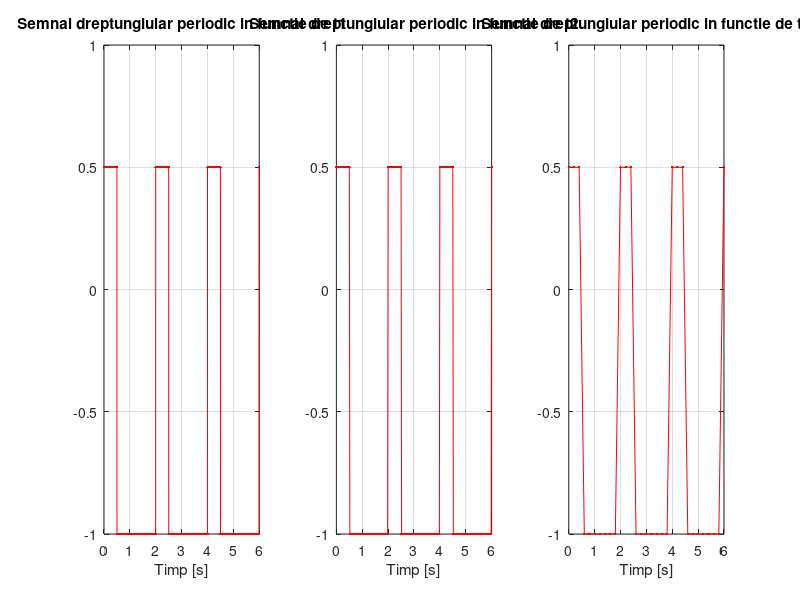
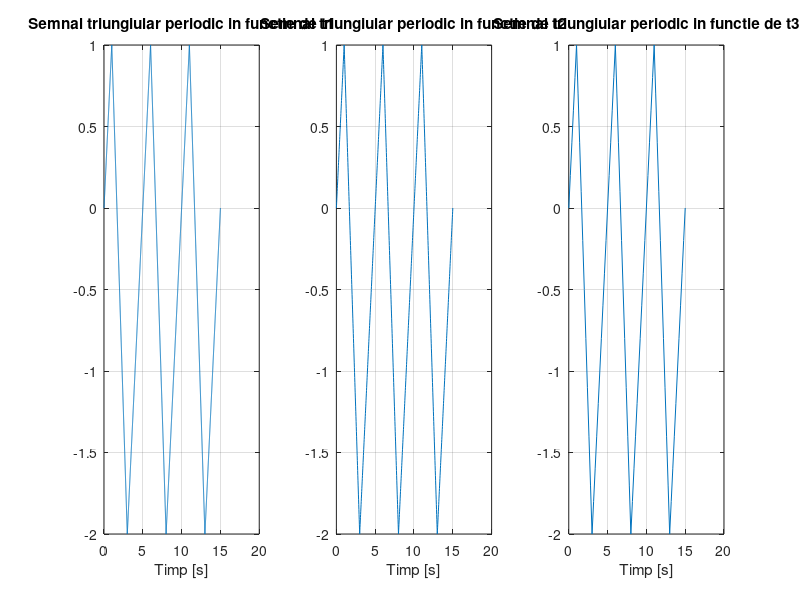
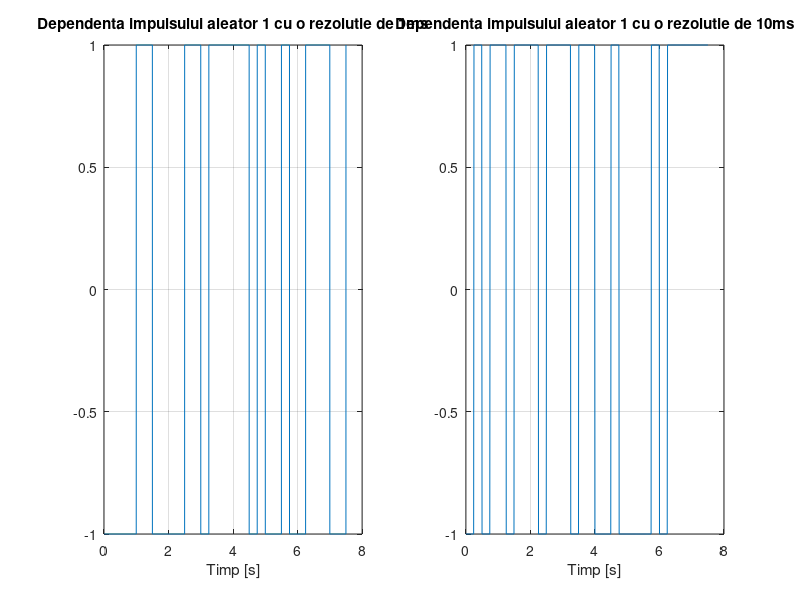
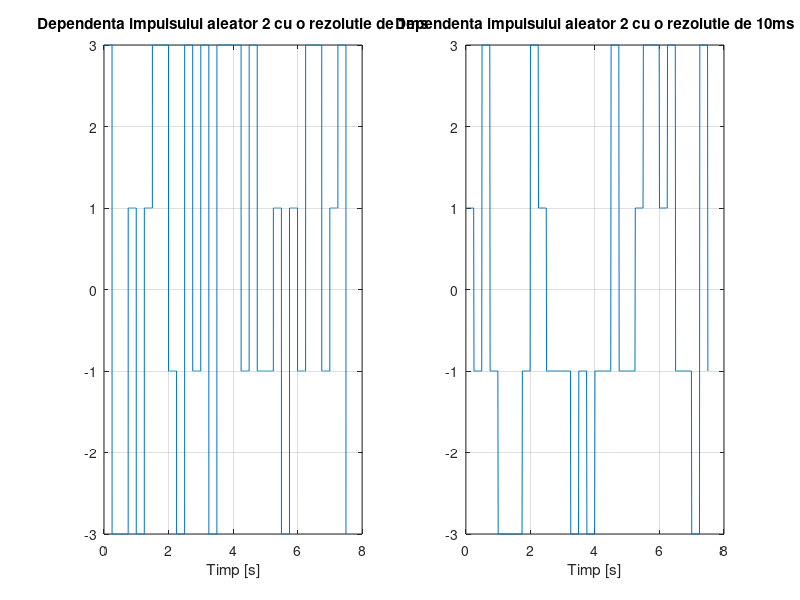

The MATLAB script that drew these images, in order:
%Am scris toata tema intr-un singur program Matlab. Prima figura corespunde
%cerintei 1, cea de-a doua corespunde cerintei 2, urmatoarele patru
%corespund cerintei 3, cea de-a saptea corespunde cerintei 4, iar cea de-a
%opta corespunde cerintei 5.
%La primele doua cerinte apar erori legate de indexare intru-cat am
%modifica voit i-ul cu care am apelat for-ul in interiorul for-ului. Am
%facut acest lucru pentru a nu mai introduce inca o variabila suplimentara
%si pentru ca am vazut ca matlabul nu genereaza eroare din acest motiv.
%Pentru cel de-al doilea punct am utilizat calculul matematic de mana pe
%care l-am introdus apoi in matlab.

%Cea de-a treia parte este mult mai voluminoasa decat celelalte intru-cat
%nu am vrut sa folosesc vro functie specifica matlab ci am dezvoltat
%prorpiul algoritm. Am generat intai un vector cu dimensiunea egala cu
%numarul total de puncte de pe axa timpului, dupa care am generat din
%perioada in perioada un numar aleator dintre cele dorite utilizand functia
%randi si aplicandu-i apoi cateva constrangeri, dupa care am umplut spatiul
%dintre aceste puncte pentru ca functia sa isi pastreze aceeasi valoare pe
%durata unei perioade. Totodata am folosit in interiorul unor if-uri un if
%de care nu am mai avut nevoie si l-am comentat.
%La ultimele doua puncte am aplicat doar anumite functii matematice.
%Nu am pus accent pe culoarea, denumirea sau alte aspecte estetice ale
%graficelor si nici nu am tinut sa fac un algoritm cat mai optimizat si
%importabil. As fi putut sa atribui unor variabile o serie de valori ce
%le-am folosit ca atare dar nu am considera a fi necesar acest lucru.
%Am folosit clear la fiecare sfarsit de program.













%Punctul 1:

T=2;
t1=0:0.002:6;
s1=zeros(1,length(t1));
%Construim semnalul printr-o functie for
j=0;
for i=2:0.002:8
    
        j=j+1;
    c=floor(i/T);
        i=i-c*T;
        
    if(i<=T/4)
       s1(1,j)=0.5;
    else
        s1(1,j)=-1;
    end
end

t2=0:0.02:6;
s2=zeros(1,length(t2));
j=0;
for i=2:0.02:8
    
        j=j+1;
    c=floor(i/T);
        i=i-c*T;
        
    if(i<=T/4)
       s2(1,j)=0.5;
    else
        s2(1,j)=-1;
    end
end

t3=0:0.2:6;
s3=zeros(1,length(t3));
j=0;
for i=2:0.2:8
    
        j=j+1;
    c=floor(i/T);
        r=i-c*T;
        
    if(r<=T/4)
       s3(1,j)=0.5;
    else
        s3(1,j)=-1;
    end
end

figure (1)

subplot(1,3,1), plot(t1,s1,'.-r'),xlabel('Timp [s]'),grid,title('Semnal dreptungiular periodic in functie de t1')

subplot(1,3,2), plot(t2,s2,'.-r'),xlabel('Timp [s]'),grid,title('Semnal dreptungiular periodic in functie de t2')

subplot(1,3,3), plot(t3,s3,'.-r'),xlabel('Timp [s]'),grid,title('Semnal dreptungiular periodic in functie de t3')

%Am luat tot doar 3 perioade pentru a putea observa diferentele dintre
%grafice. Intru-cat rezolutia celui de-al treilea grafic este foarte
%scazuta acesta nu mai prezinta o scadere brusca de la 1 la -0.5.


clear

%Punctul b: Consideram ca panta este egala cu +1V/s la dreapta ce
%corespunde urcarii semnalului triunghiular. Vom folosi formulele
%matematice urmatoare: (y-y0)=m(x-x0) (ecuatia dreptei formata dintr-un
%punct si panta) o vom folosi pentru a afla ecuatia dreptei de urcare, iar
%(y-y1)/(y2-y1)=(x-x1)/(x2-x1) (Ecuatia dreptei foramta din doua puncte)
%pentru a afla ecuatia dreptei de coborare. 
%Vom considera ca graficul trece prin origine pe partea crescatoare a
%graficului. Ca si puncte pentru (x1,y1) si (x2,y2) le vom lua ca fiind
%(1,1) si (3,-2).

T=5;
m=1;

t1=0:0.002:15;
t2=0:0.02:15;
t3=0:0.2:15;

s1=zeros(1,length(t1));
s2=zeros(1,length(t2));
s3=zeros(1,length(t3));

j=0;

for i=5:0.002:20
    j=j+1;
    r=j-1;
    c=floor(i/T);
    i=i-c*T;
    if(j==1)
        s1(1,j)=m*(t1(1,j)-0)+0;
    else if (i<=1)
            s1(1,j)=m*(t1(1,j)-0)+0-5*(c-1);
            %Am adunca 5*(c-1) pentru a modela si celelalte perioade
        else if (i>=3)
                s1(1,j)=m*(t1(1,j)-0)+0-5*c;
            else if(i>1&&i<3&&c==1)
            s1(1,j)=(-2-1)*((t1(1,j)-1)/(3-1))+1-5*(c-1);
                else
                    s1(1,j)=(-2-1)*((t1(1,j)-1)/(3-1))+1+(7.5*(c-1));
                end
            end
        end
    end
end



j=0;

for i=5:0.02:20
    j=j+1;
    r=j-1;
    c=floor(i/T);
    i=i-c*T;
    if(j==1)
        s2(1,j)=m*(t2(1,j)-0)+0;
    else if (i<=1)
            s2(1,j)=m*(t2(1,j)-0)+0-5*(c-1);
        else if (i>=3)
                s2(1,j)=m*(t2(1,j)-0)+0-5*c;
            else if(i>1&&i<3&&c==1)
            s2(1,j)=(-2-1)*((t2(1,j)-1)/(3-1))+1-5*(c-1);
                else
                    s2(1,j)=(-2-1)*((t2(1,j)-1)/(3-1))+1+(7.5*(c-1));
                end
            end
        end
    end
end



j=0;

for i=5:0.2:20
    j=j+1;
    r=j-1;
    c=floor(i/T);
    i=i-c*T;
    if(j==1)
        s3(1,j)=m*(t3(1,j)-0)+0;
    else if (i<=1)
            s3(1,j)=m*(t3(1,j)-0)+0-5*(c-1);
        else if (i>=3)
                s3(1,j)=m*(t3(1,j)-0)+0-5*c;
            else if(i>1&&i<3&&c==1)
            s3(1,j)=(-2-1)*((t3(1,j)-1)/(3-1))+1-5*(c-1);
                else
                    s3(1,j)=(-2-1)*((t3(1,j)-1)/(3-1))+1+(7.5*(c-1));
                end
            end
        end
    end
end



figure (2)

subplot(1,3,1),plot(t1,s1),grid,xlabel('Timp [s]'),title('Semnal triungiular periodic in functie de t1')
subplot(1,3,2),plot(t2,s2),grid,xlabel('Timp [s]'),title('Semnal triungiular periodic in functie de t2')
subplot(1,3,3),plot(t3,s3),grid,xlabel('Timp [s]'),title('Semnal triungiular periodic in functie de t3')


clear

%Punctul 3:  Precum in exercitiul 6, fiecare nivel durat 0.25 de secunde
%O sa luam 30 de astfel de nivele

T=0.25;
%Schimbam paul deoarece nu se va suprapune peste punctele necesare in care
%ar trebui sa generam valori aleatoare. Totodata vom lua doar 2 rezolutii.
t1=0:0.001:7.5;
t2=0:0.01:7.5;

n1=length(t1);
n2=length(t2);

s11=zeros(1,n1);
s12=zeros(1,n2);

s21=zeros(1,n1);
s22=zeros(1,n2);

s31=zeros(1,n1);
s32=zeros(1,n2);

s41=zeros(1,n1);
s42=zeros(1,n2);

for i=1:250:n1
    
    s11(1,i)=randi([-1,1],1);
    while(s11(1,i)==0)
        s11(1,i)=randi([-1,1],1);
    end
end

for i=1:25:n2
    
    s12(1,i)=randi([-1,1],1);
    while(s12(1,i)==0)
        s12(1,i)=randi([-1,1],1);
    end
end

for i=1:250:n1
    
    s21(1,i)=randi([-3,3],1);
    while(s21(1,i)==0 || s21(1,i)==-2 || s21(1,i)==2)
        s21(1,i)=randi([-3,3],1);
    end
end

for i=1:25:n2
    
    s22(1,i)=randi([-3,3],1);
    while(s22(1,i)==0 || s22(1,i)==-2 || s22(1,i)==2)
        s22(1,i)=randi([-3,3],1);
    end
end

for i=1:250:n1
    
    s31(1,i)=randi([-5,5],1);
    while(s31(1,i)==0 || s31(1,i)==-2 || s31(1,i)==2 || s31(1,i)==4|| s31(1,i)==-4)
        s31(1,i)=randi([-5,5],1);
    end
end

for i=1:25:n2
    
    s32(1,i)=randi([-5,5],1);
    while(s32(1,i)==0 || s32(1,i)==-2 || s32(1,i)==2 || s32(1,i)==4 || s32(1,i)==-4)
        s32(1,i)=randi([-5,5],1);
    end
end



for i=1:250:n1
    
    s41(1,i)=randi([-7,7],1);
    while(s41(1,i)==0 || s41(1,i)==-2 || s41(1,i)==2 || s41(1,i)==4|| s41(1,i)==-4 || s41(1,i)==6 || s41(1,i)==-6)
        s41(1,i)=randi([-7,7],1);
    end
end

for i=1:25:n2
    
    s42(1,i)=randi([-7,7],1);
    while(s42(1,i)==0 || s42(1,i)==-2 || s42(1,i)==2 || s42(1,i)==4 || s42(1,i)==-4 || s42(1,i)==6 || s42(1,i)==-6)
        s42(1,i)=randi([-7,7],1);
    end
end


for i=1:250:n1

    if(s11(i)==1)
        if(i<n1)
        s11(i:i+248)=1;

            s11(i+249)=1;

        else
            continue
        end
    else if (i<n1)
        s11(i:i+248)=-1;

            s11(i+249)=-1;

    else
       continue
         end
    end
end

for i=1:25:n2

    if(s12(i)==1)
        if(i<n2)
        s12(i:i+23)=1;
            s12(i+24)=1;
        else
            continue
        end
    else if (i<n2)
        s12(i:i+23)=-1;
            s12(i+24)=-1;
    else
       continue
         end
    end
end


for i=1:250:n1

    if(s21(i)==1)
    if(i<n1)
        s21(i:i+248)=1;
        %if(t>1)
            s21(i+249)=1;
        %end
        else
            continue
    end
    end
    if (s21(i)==-1)
        if(i<n1)
        
        s21(i:i+248)=-1;
        %if(i>1)
           s21(i+249)=-1;
        %end
    else
       continue
        end
    end
    if (s21(i)==3)
        if(i<n1)
        s21(i:i+248)=3;
 %       if(i>1)
           s21(i+249)=3;
   %     end
    else
       continue
        end
    end
    if (s21(i)==-3)
        if(i<n1)
        s21(i:i+248)=-3;
 %       if(i>1)
           s21(i+249)=-3;
   %     end
    else
       continue
        end
    end
end

for i=1:25:n2

    if(s22(i)==1)
        if(i<n2)
        s22(i:i+23)=1;
    %    if(i>1)
          s22(i+24)=1;
      %  end
        else
            continue
        end
    end
    if (s22(i)==-1)
        if(i<n2)
        
        s22(i:i+23)=-1;
       % if(i>1)
           s22(i+24)=-1;
        %end
    else
       continue
        end
    end
    if (s22(i)==3)
        if(i<n2)
        s22(i:i+23)=3;
  %      if(i>1)
          s22(i+24)=3;
    %    end
    else
       continue
        end
    end
    if (s22(i)==-3)
        if(i<n2)
        s22(i:i+23)=-3;
     %   if(i>1)
            s22(i+24)=-3;
       % end
    else
       continue
        end
    end
end



for i=1:250:n1

    if(s31(i)==1)
        if(i<n1)
        s31(i:i+248)=1;
 %       if(i>1)
          s31(i+249)=1;
   %     end
        else
            continue
        end
    end
    if (s31(i)==-1)
        if(i<n1)
        s31(i:i+248)=-1;
    %    if(i>1)
            s31(i+249)=-1;
      %  end
    else
       continue
        end
    end
    if (s31(i)==3)
        if(i<n1)
        s31(i:i+248)=3;
    %    if(i>1)
            s31(i+249)=3;
      %  end
    else
       continue
        end
    end
    if (s31(i)==-3)
        if(i<n1)
        s31(i:i+248)=-3;
   %     if(i>1)
          s31(i+249)=-3;
     %   end
    else
       continue
        end
    end
    
    if (s31(i)==-5)
        if(i<n1)
        s31(i:i+248)=-5;
 %       if(i>1)
          s31(i+249)=-5;
   %     end
    else
       continue
        end
    end
    
    
    if (s31(i)==5)
        if(i<n1)
        s31(i:i+248)=5;
    %    if(i>1)
           s31(i+249)=5;
      %  end
    else
       continue
        end
    end
end



for i=1:25:n2

    if(s32(i)==1)
        if(i<n2)
        s32(i:i+23)=1;
   %     if(i>1)
          s32(i+24)=1;
     %   end
        else
            continue
        end
    end
    if (s32(i)==-1)
        if(i<n2)
        s32(i:i+23)=-1;
      %  if(i>1)
         s32(i+24)=-1;
        %end
    else
       continue
        end
    end
    if (s32(i)==3)
        if(i<n2)
        s32(i:i+23)=3;
    %    if(i>1)
           s32(i+24)=3;
      %  end
    else
       continue
        end
    end
    if (s32(i)==-3)
        if(i<n2)
        s32(i:i+23)=-3;
     %   if(i>1)
           s32(i+24)=-3;
       % end
    else
       continue
        end
    end
    
    if (s32(i)==-5)
        if(i<n2)
        s32(i:i+23)=-5;
   %     if(i>1)
          s32(i+24)=-5;
     %   end
    else
       continue
        end
    end
    
    
    if (s32(i)==5)
        if(i<n2)
        s32(i:i+23)=5;
      %  if(i>1)
          s32(i+24)=5;
        %end
    else
       continue
        end
    end
end


for i=1:250:n1

    if(s41(i)==1)
        if(i<n1)
        s41(i:i+248)=1;
 %       if(i>1)
           s41(i+249)=1;
   %     end
        else
            continue
        end
    end
    if (s41(i)==-1)
        if(i<n1)
        s41(i:i+248)=-1;
   %     if(i>1)
            s41(i+249)=-1;
     %   end
    else
       continue
        end
    end
    if (s41(i)==3)
        if(i<n1)
        s41(i:i+248)=3;
    %    if(i>1)
            s41(i+249)=3;
      %  end
    else
       continue
        end
    end
    if (s41(i)==-3)
        if(i<n1)
        s41(i:i+248)=-3;
     %   if(i>1)
            s41(i+249)=-3;
       % end
    else
       continue
        end
    end
    
    if (s41(i)==-5)
        if(i<n1)
        s41(i:i+248)=-5;
        %if(i>1)
            s41(i+249)=-5;
       % end
    else
       continue
        end
    end
    
    
    if (s41(i)==5)
        if(i<n1)
        s41(i:i+248)=5;
     %   if(i>1)
            s41(i+249)=5;
       % end
    else
       continue
        end
    end
    
     if (s41(i)==7)
         if(i<n1)
        s41(i:i+248)=7;
      %  if(i>1)
         s41(i+249)=7;
      %  end
    else
       continue
         end
     end
    
      if (s41(i)==-7)
          if(i<n1)
        s41(i:i+248)=-7;
       % if(i>1)
            s41(i+249)=-7;
      %  end
    else
       continue
          end
      end
    
end



for i=1:25:n2

    if(s42(i)==1)
        if(i<n2)
        s42(i:i+23)=1;
      %  if(i>1)
            s42(i+24)=1;
      %  end
        else
            continue
        end
    end
    if (s42(i)==-1)
        if(i<n2)
        s42(i:i+23)=-1;
   %     if(i>1)
           s42(i+24)=-1;
    %    end
    else
       continue
        end
    end
    if (s42(i)==3)
        if(i<n2)
        s42(i:i+23)=3;
    %    if(i>1)
           s42(i+24)=3;
     %   end
    else
       continue
        end
    end
    if (s42(i)==-3)
        if(i<n2)
        s42(i:i+23)=-3;
     %   if(i>1)
           s42(i+24)=-3;
       % end
    else
       continue
        end
    end
    
    if (s42(i)==-5)
        if(i<n2)
        s42(i:i+23)=-5;
   %     if(i>1)
           s42(i+24)=-5;
     %   end
    else
       continue
        end
    end
    
    
    if (s42(i)==5)
        if(i<n2)
        s42(i:i+23)=5;
     %   if(i>1)
            s42(i+24)=5;
       % end
    else
       continue
        end
    end
    
     if (s42(i)==7)
         if(i<n2)
        s42(i:i+23)=7;
   %     if(i>1)
         s42(i+24)=7;
     %   end
    else
       continue
         end
     end
    
      if (s42(i)==-7)
          if(i<n2)
        s42(i:i+23)=-7;
      %  if(i>1)
         s42(i+24)=-7;
        %end
      else
       continue
          end
      end
    
end


figure (3)
subplot(1,2,1),plot(t1,s11),xlabel('Timp [s]'),grid,title('Dependenta impulsului aleator 1 cu o rezolutie de 1ms')
subplot(1,2,2),plot(t2,s12),xlabel('Timp [s]'),grid,title('Dependenta impulsului aleator 1 cu o rezolutie de 10ms')
figure(4)
subplot(1,2,1),plot(t1,s21),xlabel('Timp [s]'),grid,title('Dependenta impulsului aleator 2 cu o rezolutie de 1ms')
subplot(1,2,2),plot(t2,s22),xlabel('Timp [s]'),grid,title('Dependenta impulsului aleator 2 cu o rezolutie de 10ms')
figure(5)
subplot(1,2,1),plot(t1,s31),xlabel('Timp [s]'),grid,title('Dependenta impulsului aleator 3 cu o rezolutie de 1ms')
subplot(1,2,2),plot(t2,s32),xlabel('Timp [s]'),grid,title('Dependenta impulsului aleator 3 cu o rezolutie de 10ms')
figure(6)
subplot(1,2,1),plot(t1,s41),xlabel('Timp [s]'),grid,title('Dependenta impulsului aleator 4 cu o rezolutie de 1ms')
subplot(1,2,2),plot(t2,s42),xlabel('Timp [s]'),grid,title('Dependenta impulsului aleator 4 cu o rezolutie de 10ms')



clear









%Punctul 4:

F=1/3;
t1=0:0.002:12;
t2=0:0.02:12;
t3=0:0.2:12;

s1=0.8*sin(2*pi*F*t1);
s2=0.8*sin(2*pi*F*t2);
s3=0.8*sin(2*pi*F*t3);

j=0;
for i=0:0.002:12
    j=j+1;
    if(s1(j)<0)
        s1(j)=0;
    end
end

j=0;
for i=0:0.02:12
    j=j+1;
    if(s2(j)<0)
        s2(j)=0;
    end
end

j=0;
for i=0:0.2:12
    j=j+1;
    if(s3(j)<0)
        s3(j)=0;
    end
end

figure(7)
subplot(1,3,1),plot(t1,s1),grid,title('Mono-alt cu t1'),xlabel('Timp [s]')
subplot(1,3,2),plot(t2,s2),grid,title('Mono-alt cu t2'),xlabel('Timp [s]')
subplot(1,3,3),plot(t3,s3),grid,title('Mono-alt cu t3'),xlabel('Timp [s]')


clear

%Punctul 5


F=1/4;

t1=0:0.002:12;
t2=0:0.02:12;
t3=0:0.2:12;

s1=1.5*sin(2*pi*F*t1);
s2=1.5*sin(2*pi*F*t2);
s3=1.5*sin(2*pi*F*t3);

j=0;
for i=0:0.002:12
    j=j+1;
    if(s1(j)<0)
        s1(j)=abs(s1(j));
    end
end

j=0;
for i=0:0.02:12
    j=j+1;
    if(s2(j)<0)
        s2(j)=abs(s2(j));
    end
end

j=0;
for i=0:0.2:12
    j=j+1;
    if(s3(j)<0)
        s3(j)=abs(s3(j));
    end
end
    

figure(8)
subplot(1,3,1),plot(t1,s1),grid,xlabel('Timp [s]'),title('Semnal red. dubla alt. dupa t1')
subplot(1,3,2),plot(t2,s2),grid,xlabel('Timp [s]'),title('Semnal red. dubla alt. dupa t2')
subplot(1,3,3),plot(t3,s3),grid,xlabel('Timp [s]'),title('Semnal red. dubla alt. dupa t3')


clear
    

